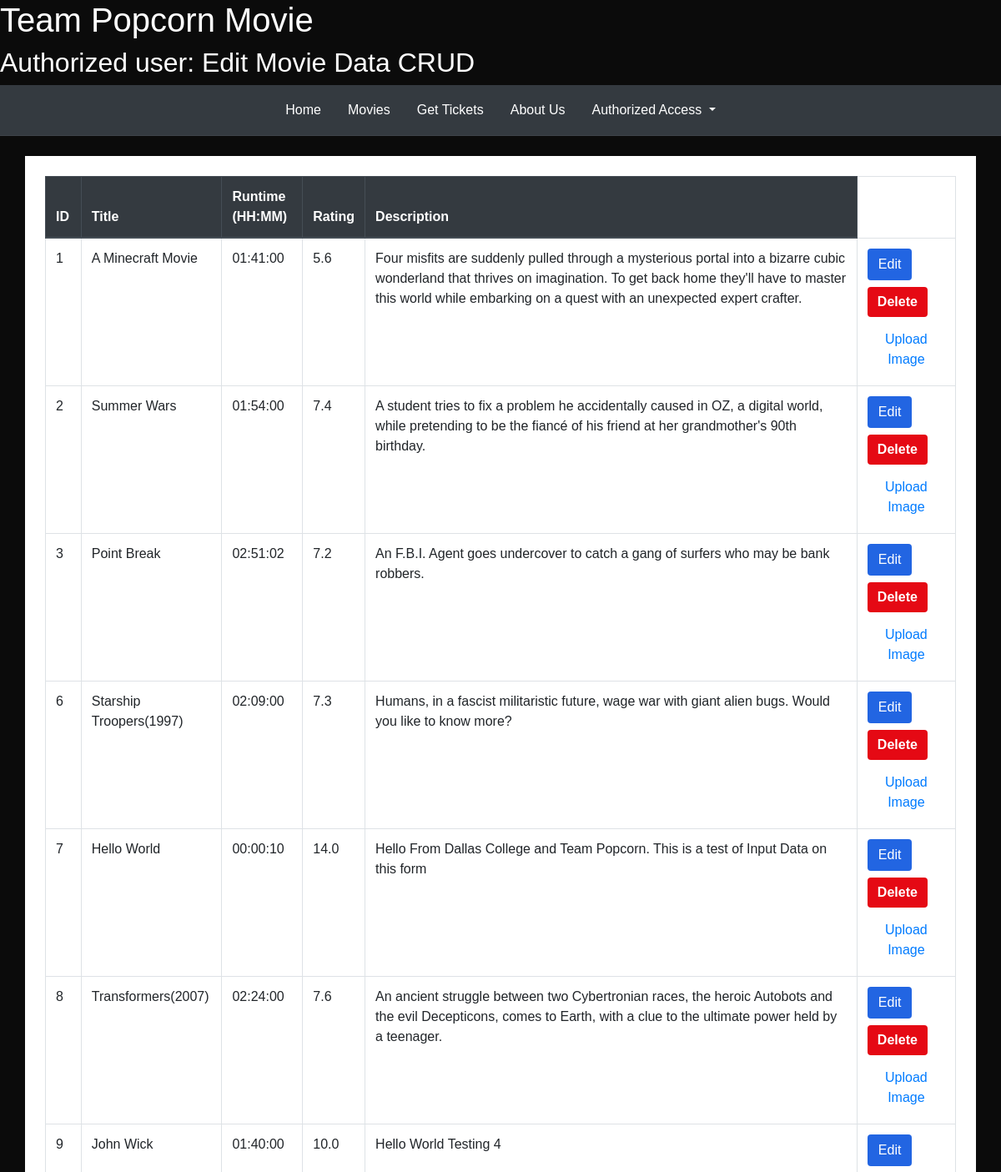
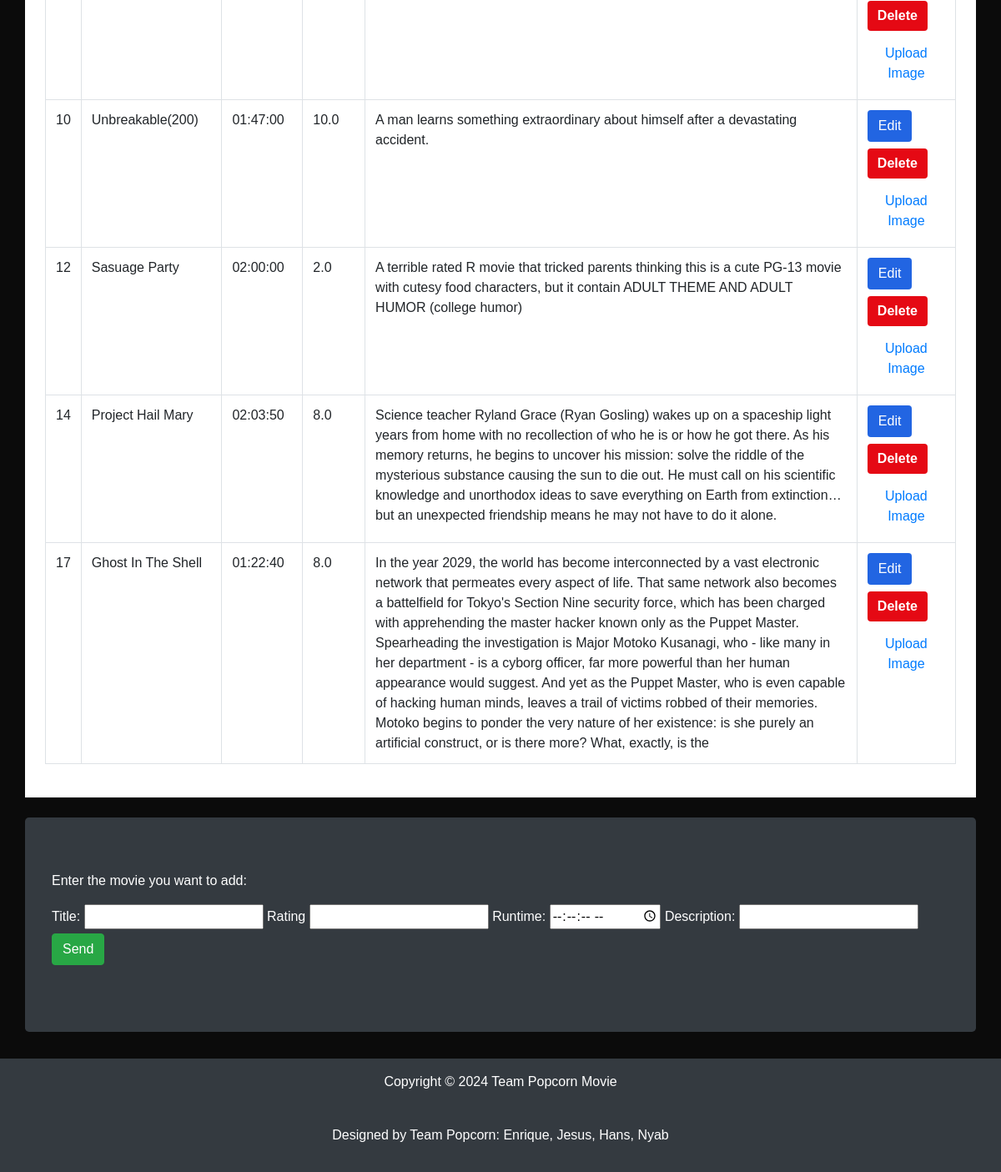
/pages/Movie-Database.php, run on the app's committed database (2 pictures, top to bottom).
### tables this page shows
CREATE TABLE `movies` (
  `movie_id` int(11) NOT NULL,
  `title` varchar(200) NOT NULL,
  `runtime` time NOT NULL,
  `rating` decimal(3,1) NOT NULL,
  `description` text NOT NULL,
  `image` varchar(255) NOT NULL
);

### pages/Movie-Database.php (the view, shortened to what this page needs)
<!DOCTYPE html>
<html lang="en">
<?php include "../config/header.php" ;?>
<body>
    <div>
        <h1 >Team Popcorn Movie</h1>
        <h2>Authorized user: Edit Movie Data CRUD</h2>
    </div>
    <nav class="navbar navbar-expand-lg bg-dark navbar-dark justify-content-center">
        <ul class="nav  nav-pills nav-fill">
            <li class="nav-item">
                <a class="nav-link text-white" href="../index.php">Home</a>
            </li>
            <li class="nav-item"><a class="nav-link text-white" href="movie-cards.php">Movies</a></li>
            <li class="nav-item">
                <a class="nav-link text-white" href="tickets-purchase.php">Get Tickets</a>
            </li>
            <li class="nav-item">
                <a class="nav-link text-white" href="aboutus.php">About Us</a>
            </li>
            <li class="nav-item dropdown">
                <a class="nav-link text-white dropdown-toggle" href="#" id="navbarDropdown" role="button" data-toggle="dropdown" aria-haspopup="true" aria-expanded="false">
                    Authorized Access
                </a>
            </li>
        </ul>
    </nav>
    <div>
        <div class="container-xl mt-4 p-4 bg-white ">
            <table class="table table-bordered table-hover> ">
                <thead class="thead-dark">
                    <th>ID</th>
                    <th>Title</th>
                    <th>Runtime (HH:MM)</th>
                    <th>Rating</th>
                    <th>Description</th>
                </thead>
                <tbody>
                    <?php
                    include "../config/connection.php";
                    $sql = "SELECT * FROM `movies`";
                    $result = $connection->query($sql);
                    while($row = $result->fetch_assoc()){
                        echo "<tr>
                            <td>" . $row["movie_id"] ."</td>
                            <td>" . $row["title"] ."</td>
                            <td>" . $row["runtime"] ."</td>
                            <td>" . $row["rating"] ."</td>
                            <td>" . $row["description"] ."</td>
                            <td>
                            <a href='../handlers/movies-edit.php?id=" . $row["movie_id"] . "' class='btn mb-2' style='background-color: #2265e2; color: white;'>Edit</a>
                            <a href='../handlers/movies-delete.php?id=" . $row["movie_id"] . "' onclick='return confirm(\"Delete this movie?\")' class='btn btn-danger mb-2'>Delete</a>
                            <a href='../handlers/movies-uploadimage.php?id=" . $row["movie_id"] . "' class='btn btn-link'>Upload Image</a>
                            </td>
                        </tr>";
                    }
                    ?>
                </tbody>
            </table>
        </div>
    </div>
    <div class="container jumbotron bg-dark text-white mt-4">
        <p> Enter the movie you want to add:</p>
        <form class="form-group " action="../handlers/movies-save.php" method="post">
            <label for="title">Title: </label>
            <input type="text" id="title" name="title" required >
            <label for="rating">Rating</label>
            <input type ="text" id="number" name="rating" min="0.0" step="0.1" max="10.0" required ></input>
            <label for="runtime">Runtime: </label>
            <input type="time" id="runtime" name="runtime" step="1" required>
            <label for="description">Description: </label>
            <input type="text"id="desc" name="description" required >
           <button class="btn btn-success" type="submit">Send</button>
        </form>
    </div>
<div class="container-fluid  bg-dark text-white text-center p-3 mt-3 ">
    <footer>
    <p>Copyright &copy; 2024 Team Popcorn Movie</p>
    <br>
    <p> Designed by Team Popcorn: Enrique, Jesus, Hans, Nyab</p>
    </footer>
</div>
</body>
</html>

### config/header.php (shortened to what this page needs)
<link rel="stylesheet" href="https://cdn.jsdelivr.net/npm/bootstrap@4.6.2/dist/css/bootstrap.min.css">
<link rel="stylesheet" href="/MovieWebsite/config/style.css">

### config/style.css (style rules this page uses)
body { background: #0b0b0b; color: #fff; font-family: Arial, Helvetica, sans-serif; margin: 0; padding: 0; }
.navbar { background: #141414; border-bottom: 1px solid rgba(255,255,255,0.05); padding: 10px 20px; display: flex; align-items: center; justify-content: center; gap: 15px; }
.navbar a { color: #fff; text-decoration: none; padding: 8px 16px; border-radius: 4px; transition: background 0.3s, color 0.3s; }
.btn-danger, .btn-primary { background: #e50914 !important; border: none !important; color: #fff !important; transition: 0.3s; font-weight: bold; }

### data on the page
movies: movie_id "1", title "A Minecraft Movie", runtime "01:41:00", rating "5.6", description "Four misfits are suddenly pulled through a mysterious portal into a bizarre cubic wonderland that thrives on imagination. To get back home they'll have to master this world while embarking on a quest with an unexpected expert crafter."
movies: movie_id "2", title "Summer Wars", runtime "01:54:00", rating "7.4", description "A student tries to fix a problem he accidentally caused in OZ, a digital world, while pretending to be the fiancé of his friend at her grandmother's 90th birthday."
movies: movie_id "3", title "Point Break", runtime "02:51:02", rating "7.2", description "An F.B.I. Agent goes undercover to catch a gang of surfers who may be bank robbers."
movies: movie_id "6", title "Starship Troopers(1997)", runtime "02:09:00", rating "7.3", description "Humans, in a fascist militaristic future, wage war with giant alien bugs. Would you like to know more?"
movies: movie_id "7", title "Hello World", runtime "00:00:10", rating "14.0", description "Hello From Dallas College and Team Popcorn. This is a test of Input Data on this form"
movies: movie_id "8", title "Transformers(2007)", runtime "02:24:00", rating "7.6", description "An ancient struggle between two Cybertronian races, the heroic Autobots and the evil Decepticons, comes to Earth, with a clue to the ultimate power held by a teenager."
movies: movie_id "9", title "John Wick", runtime "01:40:00", rating "10.0", description "Hello World Testing 4"
movies: movie_id "10", title "Unbreakable(200)", runtime "01:47:00", rating "10.0", description "A man learns something extraordinary about himself after a devastating accident."
movies: movie_id "12", title "Sasuage Party", runtime "02:00:00", rating "2.0", description "A terrible rated R movie that tricked parents thinking this is a cute PG-13 movie with cutesy food characters, but it contain ADULT THEME AND ADULT HUMOR (college humor)"
movies: movie_id "14", title "Project Hail Mary", runtime "02:03:50", rating "8.0", description "Science teacher Ryland Grace (Ryan Gosling) wakes up on a spaceship light years from home with no recollection of who he is or how he got there. As his memory returns, he begins to uncover his mission: solve the riddle of the mysterious substance causing the sun to die out. He must call on his scientific knowledge and unorthodox ideas to save everything on Earth from extinction… but an unexpected friendship means he may not have to do it alone."
movies: movie_id "17", title "Ghost In The Shell", runtime "01:22:40", rating "8.0", description "In the year 2029, the world has become interconnected by a vast electronic network that permeates every aspect of life. That same network also becomes a battelfield for Tokyo's Section Nine security force, which has been charged with apprehending the master hacker known only as the Puppet Master. Spearheading the investigation is Major Motoko Kusanagi, who - like many in her department - is a cyborg officer, far more powerful than her human appearance would suggest. And yet as the Puppet Master, who is even capable of hacking human minds, leaves a trail of victims robbed of their memories. Motoko begins to ponder the very nature of her existence: is she purely an artificial construct, or is…"
